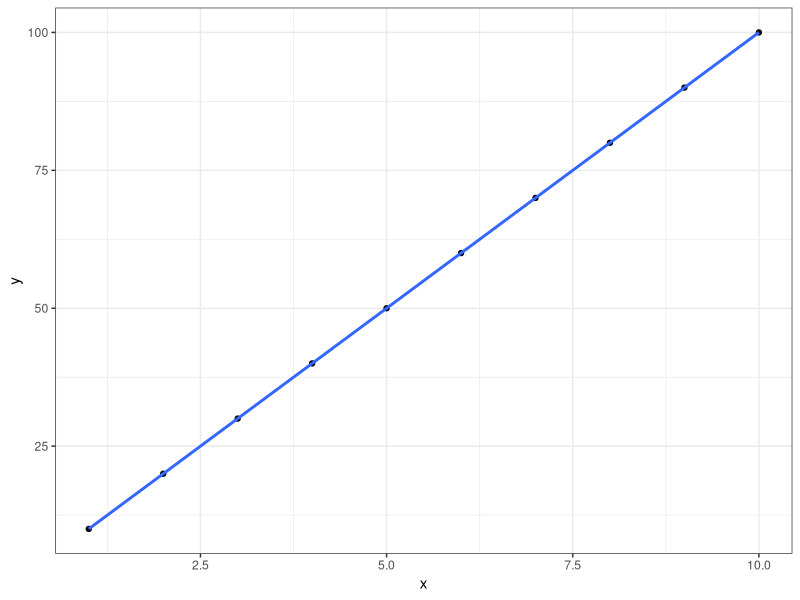

Generate this figure with R:
# make a ggplot for the whole world to see
library(ggplot2)
df <- data.frame(x = 1:10, y= seq(10, 100, 10))

ggplot(df, aes(x, y)) + geom_point() + 
  geom_smooth(se=F) + theme_bw()
